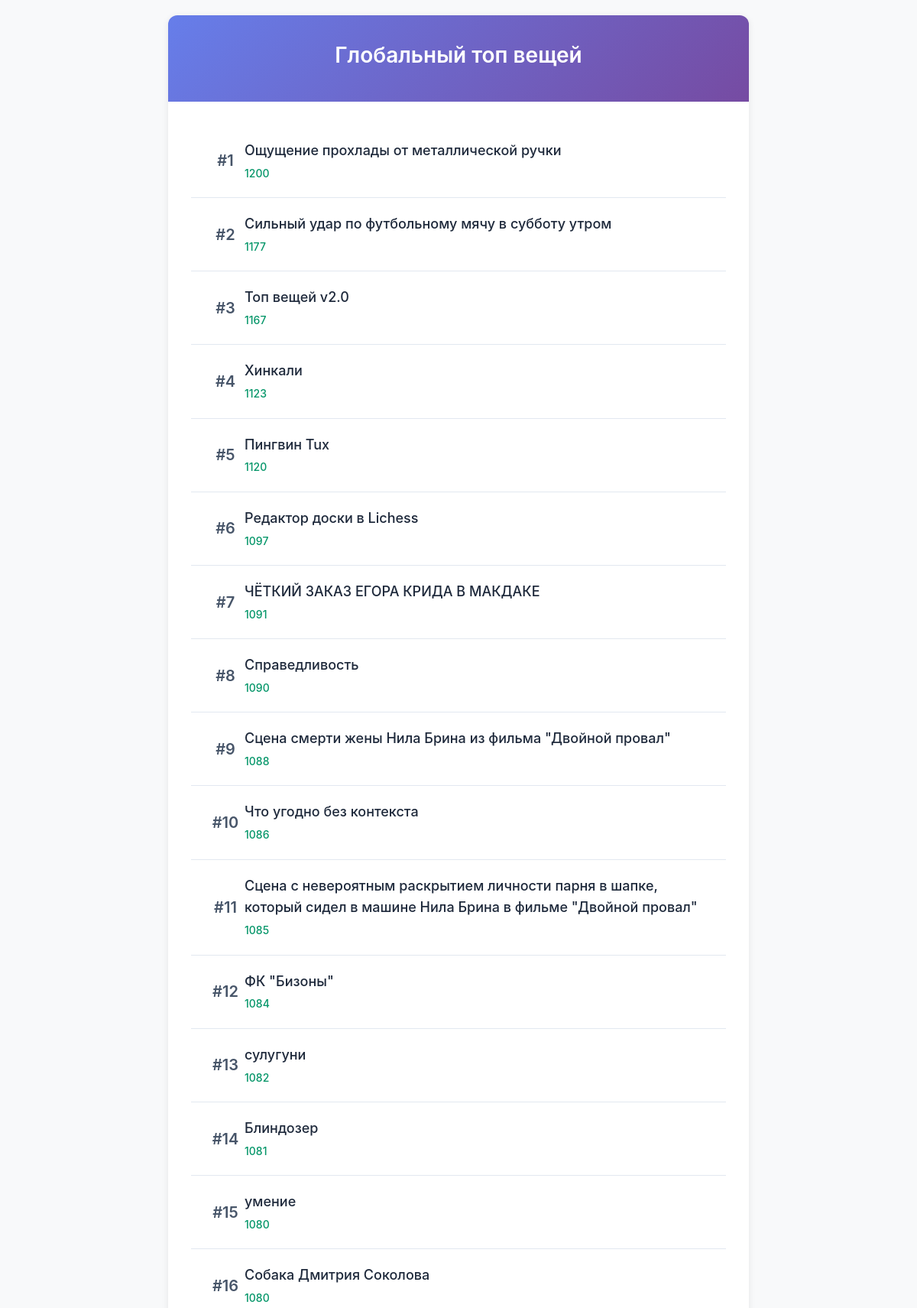
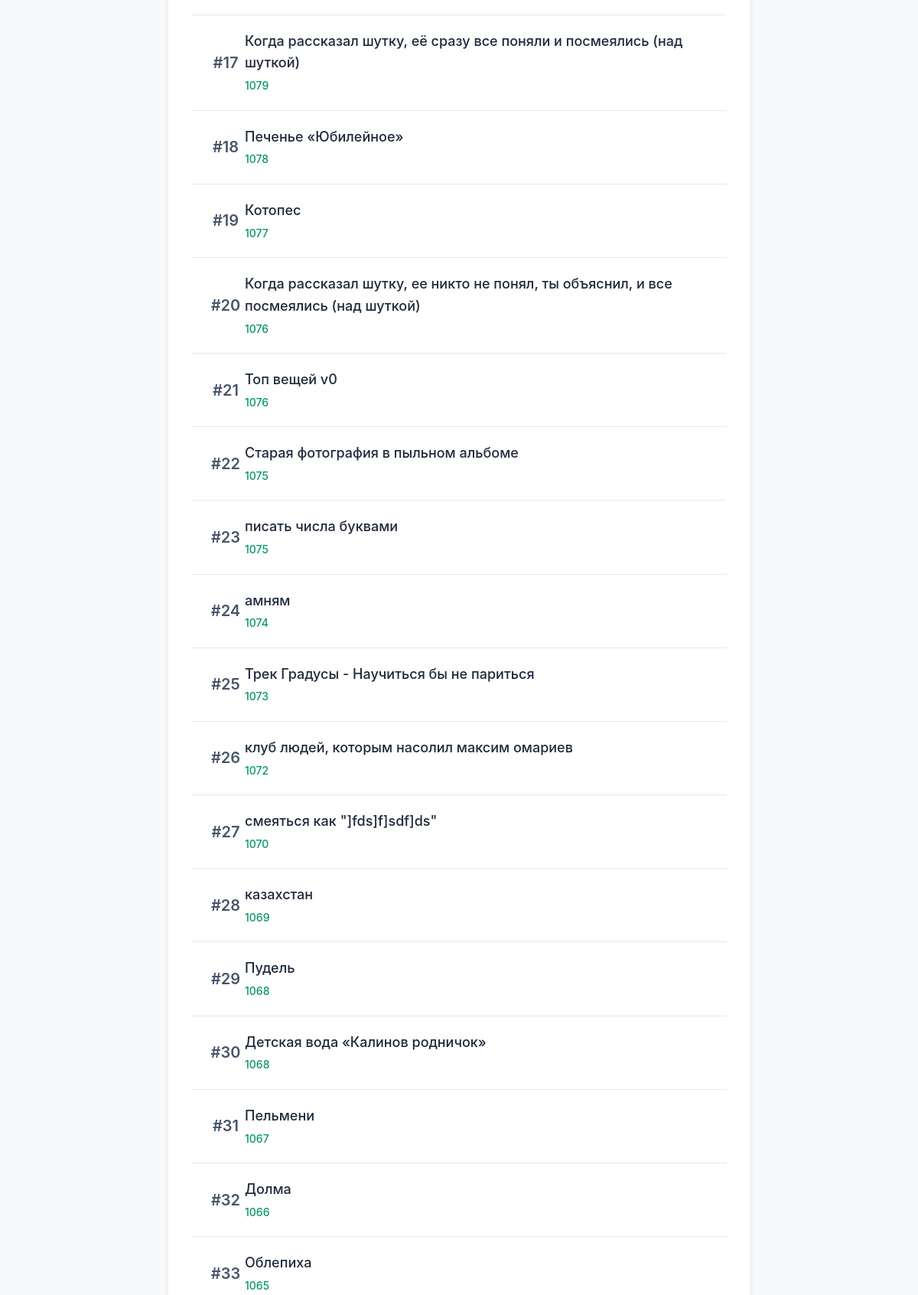
The page / (upper part) on the database its author committed (2 pictures, top to bottom).
### tot_api_app/models.py (models this page shows, shortened)
class Thing(models.Model):
    thing_id = models.AutoField(primary_key=True)
    title = models.TextField(unique=True)
    rating = models.FloatField(default=1000)
    verified = models.IntegerField(default=0)  # 1 -> approved; -1 -> declined; 0 -> waiting
    battles_number = models.IntegerField(default=0)
    class Meta:
        db_table = 'things'

### tot_api_app/views.py (the view)
# urls.py: path('', home_page, name='home'),
def home_page(request):
    things = Thing.objects.filter(verified=1).order_by('-rating')[:100]
    context = {
        'things': things
    }
    return render(request, 'global_top.html', context)

### tot_api_app/templates/global_top.html (shortened to what this page needs)
<!DOCTYPE html>
<html lang="ru">
<head>
</head>
<body>
    <div class="container">
        <header>
            <h1>Глобальный топ вещей</h1>
        </header>
        <div class="content">
            {% if things %}
                <ul class="things-list">
                    {% for thing in things %}
                    <li class="thing-item">
                        <div class="rank {% if forloop.counter <= 3 %}rank-{{ forloop.counter }}{% endif %}">
                            #{{ forloop.counter }}
                        </div>
                        <div class="thing-info">
                            <div class="thing-title">
                                {{ thing.title }}
                            </div>
                            <div class="thing-meta">
                                <span class="rating">{{ thing.rating|floatformat:0 }}</span>
                            </div>
                        </div>
                    </li>
                    {% endfor %}
                </ul>
            {% else %}
                <div class="empty-state">
                    <h3>Топ пока пуст</h3>
                </div>
            {% endif %}
        </div>
    </div>
</body>
</html>

### tot_api_app/templates/global_top.html (style rules this page uses)
* { margin: 0; padding: 0; box-sizing: border-box; }
body { font-family: -apple-system, BlinkMacSystemFont, 'Segoe UI', Roboto, Oxygen, Ubuntu, sans-serif; line-height: 1.6; color: #333; background-color: #f8f9fa; padding: 20px; max-width: 800px; margin: 0 auto; }
.container { background: white; border-radius: 12px; box-shadow: 0 2px 10px rgba(0, 0, 0, 0.08); overflow: hidden; }
header { background: linear-gradient(135deg, #667eea 0%, #764ba2 100%); color: white; padding: 30px; text-align: center; }
h1 { font-size: 28px; font-weight: 600; margin-bottom: 8px; }
.content { padding: 30px; }
.things-list { list-style: none; }
.thing-item { display: flex; align-items: center; padding: 20px; border-bottom: 1px solid #e2e8f0; transition: background-color 0.2s; }
.rank { font-size: 20px; font-weight: 600; color: #475569; min-width: 50px; text-align: center; }
.thing-info { flex: 1; }
.thing-title { font-size: 18px; font-weight: 500; color: #1e293b; margin-bottom: 4px; }
.thing-meta { display: flex; gap: 20px; font-size: 14px; color: #64748b; }
.rating { font-weight: 500; color: #059669; }

### rows shown on the page
Thing: title "Ощущение прохлады от металлической ручки", rating "1200"
Thing: title "Сильный удар по футбольному мячу в субботу утром", rating "1177"
Thing: title "Топ вещей v2.0", rating "1167"
Thing: title "Хинкали", rating "1123"
Thing: title "Пингвин Tux", rating "1120"
Thing: title "Редактор доски в Lichess", rating "1097"
Thing: title "ЧЁТКИЙ ЗАКАЗ ЕГОРА КРИДА В МАКДАКЕ", rating "1091"
Thing: title "Справедливость", rating "1090"
Thing: title "Сцена смерти жены Нила Брина из фильма \"Двойной провал\"", rating "1088"
Thing: title "Что угодно без контекста", rating "1086"
Thing: title "Сцена с невероятным раскрытием личности парня в шапке, который сидел в машине Нила Брина в фильме \"Двойной провал\"", rating "1085"
Thing: title "ФК \"Бизоны\"", rating "1084"
Thing: title "сулугуни", rating "1082"
Thing: title "Блиндозер", rating "1081"
Thing: title "умение", rating "1080"
Thing: title "Собака Дмитрия Соколова", rating "1080"
Thing: title "Когда рассказал шутку, её сразу все поняли и посмеялись (над шуткой)", rating "1079"
Thing: title "Печенье «Юбилейное»", rating "1078"
Thing: title "Котопес", rating "1077"
Thing: title "Когда рассказал шутку, ее никто не понял, ты объяснил, и все посмеялись (над шуткой)", rating "1076"
Thing: title "Топ вещей v0", rating "1076"
Thing: title "Старая фотография в пыльном альбоме", rating "1075"
Thing: title "писать числа буквами", rating "1075"
Thing: title "амням", rating "1074"
Thing: title "Трек Градусы - Научиться бы не париться", rating "1073"
Thing: title "клуб людей, которым насолил максим омариев", rating "1072"
Thing: title "смеяться как \"]fds]f]sdf]ds\"", rating "1070"
Thing: title "казахстан", rating "1069"
Thing: title "Пудель", rating "1068"
Thing: title "Детская вода «Калинов родничок»", rating "1068"
Thing: title "Пельмени", rating "1067"
Thing: title "Долма", rating "1066"
Thing: title "Облепиха", rating "1065"
